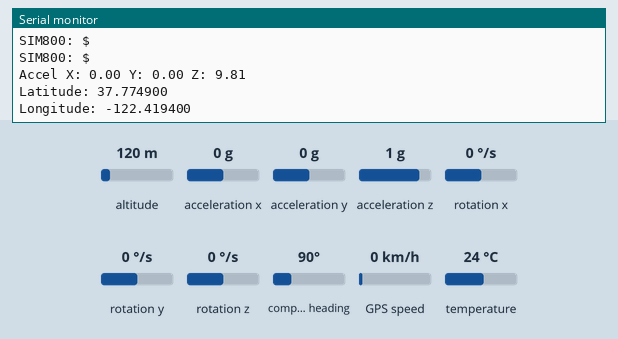
This sketch was run on a simulated ESP32. Shown: the last lines printed to the serial monitor. The inputs (shaded band) are chosen by the test bench; at power-on: acceleration x 0 g, acceleration y 0 g, acceleration z 1 g, altitude 120 m, rotation x 0 °/s, rotation y 0 °/s, rotation z 0 °/s, compass heading 90°, GPS speed 0 km/h, temperature 24 °C. The GPS gets a fix after 3 s at 37.7749, -122.4194 with 8 satellites; the modem accepts every AT command (registered, SIM ready, sends succeed) and sends nothing else.

Above: at 7.2 s.
7.3 s: acceleration x set to -1.4 g
At 8.6 s:
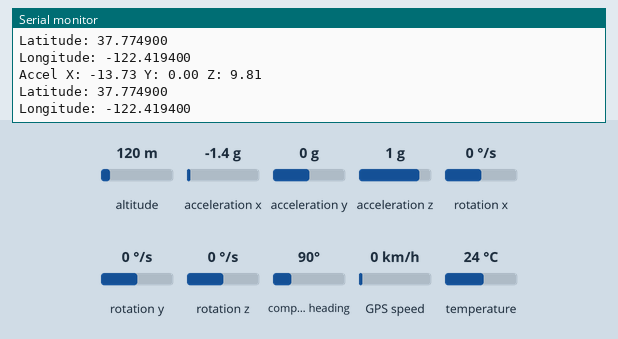
8.8 s: acceleration y set to -1.4 g
At 10.2 s:
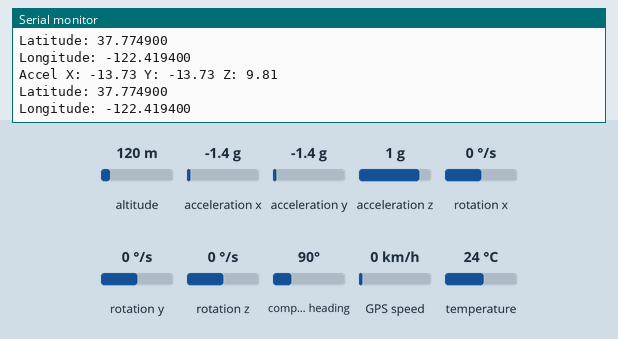
10.3 s: acceleration z set to -1.4 g
At 13.3 s:
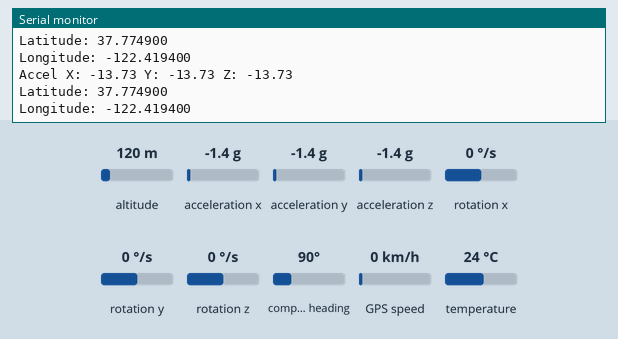

The sketch:

sketch_jul02a.ino
```cpp
#include <Wire.h>
#include <TinyGPS++.h>
#include <Adafruit_MPU6050.h>
#include <Adafruit_Sensor.h>

// Define pins
#define MPU_SDA 21
#define MPU_SCL 22

#define SIM800_RX 16
#define SIM800_TX 17

#define GPS_RX 34
#define GPS_TX 32

// Serial interfaces
HardwareSerial sim800(1);     // SIM800L
HardwareSerial gpsSerial(2);  // GPS module

TinyGPSPlus gps;
Adafruit_MPU6050 mpu;

void setup() {
  Serial.begin(115200);
  delay(2000);
  Serial.println("Starting...");

  // SIM800L
  sim800.begin(9600, SERIAL_8N1, SIM800_RX, SIM800_TX);
  Serial.println("SIM800L serial started");

  // GPS
  gpsSerial.begin(9600, SERIAL_8N1, GPS_RX, GPS_TX);
  Serial.println("GPS serial started");

  // MPU6050
  Wire.begin(MPU_SDA, MPU_SCL);
  if (!mpu.begin()) {
    Serial.println("Failed to find MPU6050 chip");
    while (1) delay(10);
  }
  Serial.println("MPU6050 found!");

  mpu.setAccelerometerRange(MPU6050_RANGE_8_G);
  mpu.setGyroRange(MPU6050_RANGE_500_DEG);
  mpu.setFilterBandwidth(MPU6050_BAND_21_HZ);
  Serial.println("MPU6050 configured");

  // Basic AT check for SIM800
  sim800.println("AT");
  delay(1000);
  readSimResponse();
}

void loop() {
  // Read acceleration
  sensors_event_t a, g, temp;
  mpu.getEvent(&a, &g, &temp);
  Serial.print("Accel X: "); Serial.print(a.acceleration.x);
  Serial.print(" Y: "); Serial.print(a.acceleration.y);
  Serial.print(" Z: "); Serial.println(a.acceleration.z);

  // Read GPS
  while (gpsSerial.available()) {
    gps.encode(gpsSerial.read());
  }

  if (gps.location.isUpdated()) {
    Serial.print("Latitude: "); Serial.println(gps.location.lat(), 6);
    Serial.print("Longitude: "); Serial.println(gps.location.lng(), 6);
  } else {
    Serial.println("Waiting for GPS fix...");
  }

  // Read SIM800 responses
  while (sim800.available()) {
    String resp = sim800.readStringUntil('\n');
    resp.trim();
    if (resp.length()) {
      Serial.print("SIM800: ");
      Serial.println(resp);
    }
  }

  delay(2000);
}

void readSimResponse() {
  unsigned long timeout = millis();
  while (millis() - timeout < 3000) {
    if (sim800.available()) {
      String line = sim800.readStringUntil('\n');
      line.trim();
      if (line.length()) {
        Serial.print("SIM800: ");
        Serial.println(line);
      }
    }
  }
}
```

Measured:
- after the input at 7.3 s, the serial monitor: prints a new line after 0.73 s (image 1)
- after the input at 8.8 s, the serial monitor: prints a new line after 1.2 s (image 2)
- after the input at 10.3 s, the serial monitor: prints a new line after 1.8 s (image 3)
